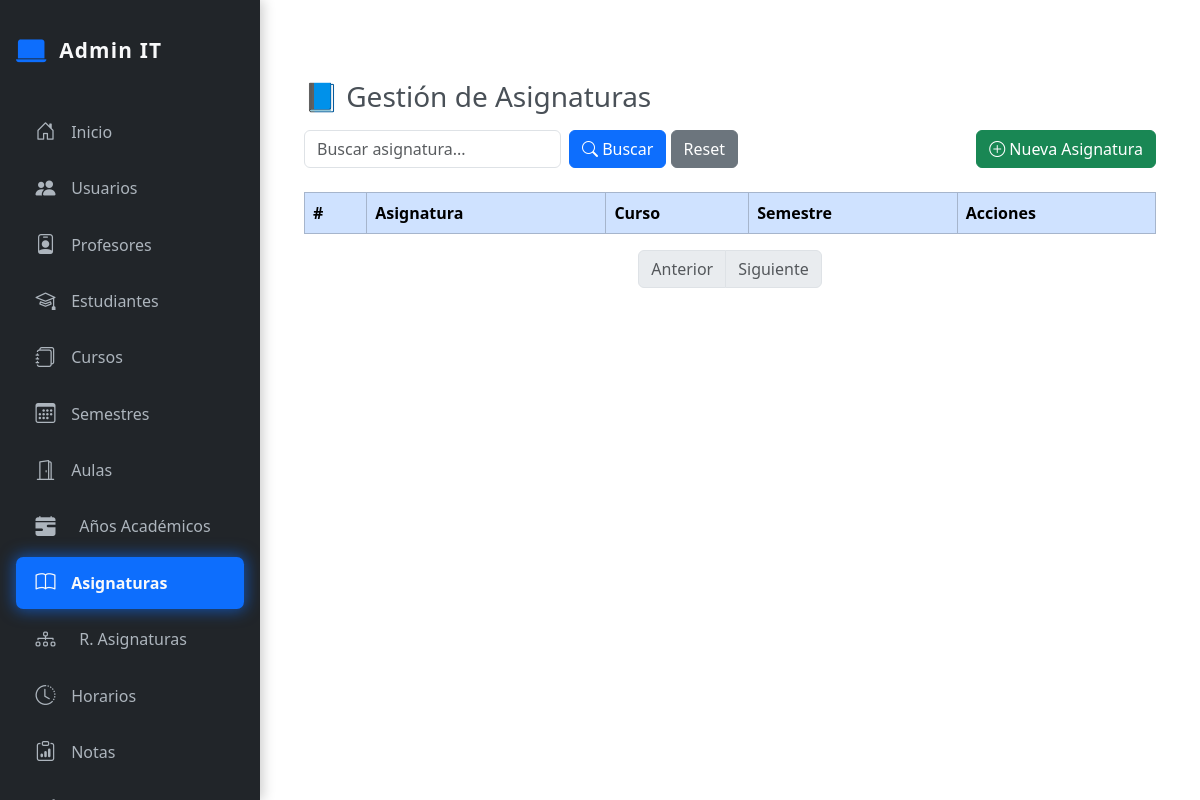
The app's page /admin/asignaturas.php, older data.
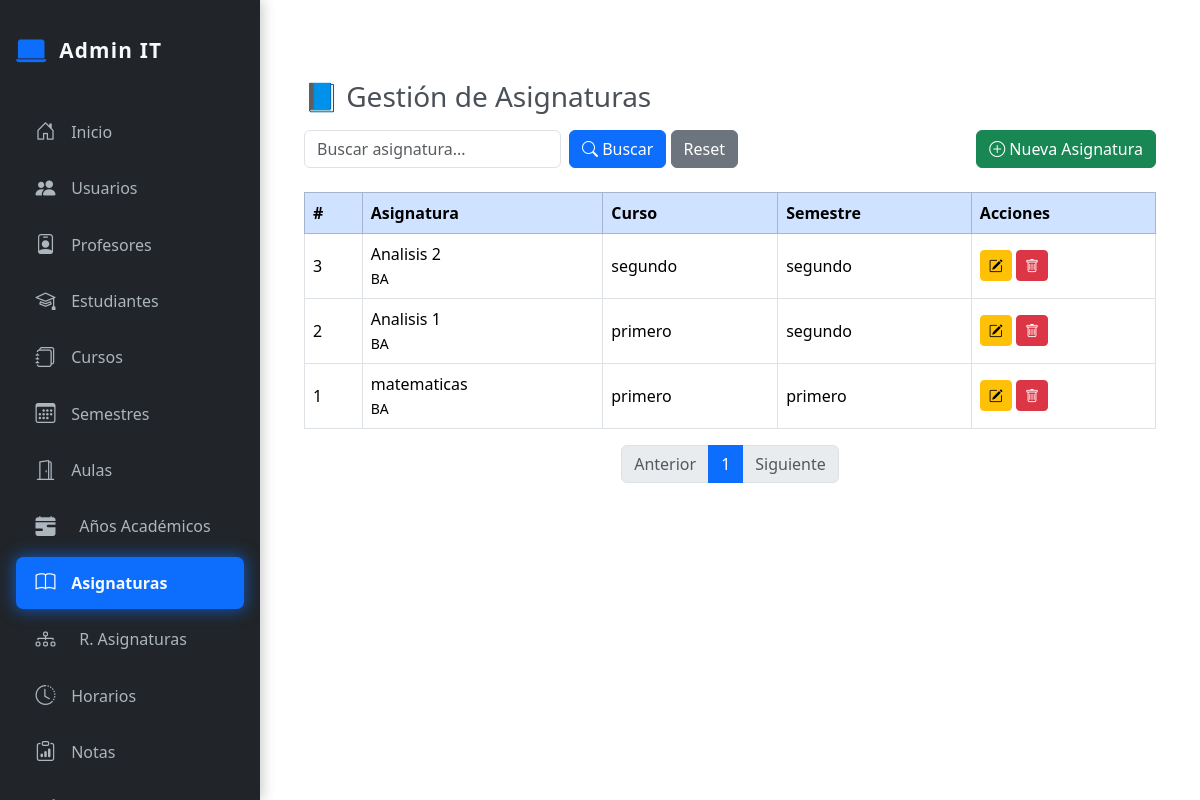
The same page, newer data.
### tables this page shows
CREATE TABLE `asignaturas` (
  `id_asignatura` int(11) NOT NULL,
  `nombre` varchar(100) NOT NULL,
  `descripcion` text DEFAULT NULL,
  `codigo` varchar(20) DEFAULT NULL,
  `curso_id` int(11) NOT NULL,
  `semestre_id` int(11) NOT NULL
);

CREATE TABLE `cursos` (
  `id_curso` int(11) NOT NULL,
  `nombre` varchar(100) NOT NULL,
  `turno` enum('tarde','noche') NOT NULL,
  `grupo` int(11) NOT NULL DEFAULT 1,
  `descripcion` text DEFAULT NULL
);

CREATE TABLE `semestres` (
  `id_semestre` int(11) NOT NULL,
  `nombre` varchar(50) NOT NULL,
  `curso_id` int(11) NOT NULL
);

### admin/asignaturas.php (the view, shortened to what this page needs)
<?php include_once('header.php'); ?>
<?php require_once '../includes/conexion.php';
$asignaturas = $pdo->query("
  SELECT a.*, c.nombre AS curso, s.nombre AS semestre
  FROM asignaturas a
  LEFT JOIN cursos c ON a.curso_id = c.id_curso
  LEFT JOIN semestres s ON a.semestre_id = s.id_semestre
  ORDER BY a.id_asignatura DESC
")->fetchAll(PDO::FETCH_ASSOC);
$porPagina = 8;
$pagina = isset($_GET['pagina']) ? max(1, intval($_GET['pagina'])) : 1;
$buscar = isset($_GET['buscar']) ? trim($_GET['buscar']) : '';
$offset = ($pagina - 1) * $porPagina;
$where = "";
$params = [];
$totalQuery = $pdo->prepare("SELECT COUNT(*) FROM asignaturas a
  LEFT JOIN cursos c ON a.curso_id = c.id_curso
  LEFT JOIN semestres s ON a.semestre_id = s.id_semestre $where");
$totalQuery->execute($params);
$total = $totalQuery->fetchColumn();
$totalPaginas = ceil($total / $porPagina);
$sql = "SELECT a.*, c.nombre AS curso, s.nombre AS semestre
  FROM asignaturas a
  LEFT JOIN cursos c ON a.curso_id = c.id_curso
  LEFT JOIN semestres s ON a.semestre_id = s.id_semestre
  $where
  ORDER BY a.id_asignatura DESC
  LIMIT $offset, $porPagina";
$stmt = $pdo->prepare($sql);
$stmt->execute($params);
$asignaturas = $stmt->fetchAll(PDO::FETCH_ASSOC);
?>
<div class="content" id="content" tabindex="-1">
  <div class="container py-5">
    <h3 class="mb-3">📘 Gestión de Asignaturas</h3>
    <form class="row mb-4 g-2 align-items-center" method="get">
      <div class="col-auto">
        <input type="text" name="buscar" class="form-control" placeholder="Buscar asignatura..."
          value="<?= htmlspecialchars($buscar) ?>">
      </div>
      <div class="col-auto">
        <button class="btn btn-primary"><i class="bi bi-search"></i> Buscar</button>
        <a href="?" class="btn btn-secondary">Reset</a>
      </div>
      <div class="col-auto ms-auto">
        <button class="btn btn-success" type="button" onclick="abrirModal()">
          <i class="bi bi-plus-circle"></i> Nueva Asignatura
        </button>
      </div>
    </form>
    <div class="table-responsive">
      <table class="table table-hover table-bordered align-middle">
        <thead class="table-primary">
          <tr>
            <th>#</th>
            <th>Asignatura</th>
            <th>Curso</th>
            <th>Semestre</th>
            <th>Acciones</th>
          </tr>
        </thead>
        <tbody>
          <?php foreach ($asignaturas as $a): ?>
            <tr>
              <td><?= $a['id_asignatura'] ?></td>
              <td><?= htmlspecialchars($a['nombre']) ?><br><small><?= $a['descripcion'] ?></small></td>
              <td><?= $a['curso'] ?></td>
              <td><?= $a['semestre'] ?></td>
              <td>
                <button class="btn btn-sm btn-warning" onclick="editarAsignatura(<?= $a['id_asignatura'] ?>)">
                  <i class="bi bi-pencil-square"></i>
                </button>
                <button class="btn btn-sm btn-danger" onclick="eliminarAsignatura(<?= $a['id_asignatura'] ?>)">
                  <i class="bi bi-trash"></i>
                </button>
              </td>
            </tr>
          <?php endforeach; ?>
        </tbody>
      </table>
    </div>
    <nav aria-label="Paginación de asignaturas">
  <ul class="pagination justify-content-center">
    <li class="page-item <?= ($pagina <= 1) ? 'disabled' : '' ?>">
      <a class="page-link" href="?pagina=<?= $pagina - 1 ?>&buscar=<?= urlencode($buscar) ?>">Anterior</a>
    </li>
    <?php for ($i = 1; $i <= $totalPaginas; $i++): ?>
      <li class="page-item <?= ($pagina === $i) ? 'active' : '' ?>">
        <a class="page-link" href="?pagina=<?= $i ?>&buscar=<?= urlencode($buscar) ?>"><?= $i ?></a>
      </li>
    <?php endfor; ?>
    <li class="page-item <?= ($pagina >= $totalPaginas) ? 'disabled' : '' ?>">
      <a class="page-link" href="?pagina=<?= $pagina + 1 ?>&buscar=<?= urlencode($buscar) ?>">Siguiente</a>
    </li>
  </ul>
</nav>
  </div>
</div>
<?php include_once('footer.php'); ?>

### admin/header.php (shortened to what this page needs)
<!DOCTYPE html>
<html lang="es">
<head>
  <link href="css/bootstrap.min.css" rel="stylesheet" />
  <link href="https://cdn.jsdelivr.net/npm/bootstrap-icons@1.10.5/font/bootstrap-icons.css" rel="stylesheet" />
</head>
<body>
<div class="sidebar d-flex flex-column" id="sidebar" aria-label="Menú principal">
  <div class="sidebar-header">
    <i class="bi bi-laptop-fill"></i>
    <h5>Admin IT</h5>
  </div>
  <nav role="navigation" class="flex-grow-1 d-flex flex-column gap-1">
    <a href="index.php" aria-current="page"><i class="bi bi-house-door"></i>Inicio</a>
    <a href="usuarios.php"><i class="bi bi-people-fill"></i>Usuarios</a>
    <a href="profesores.php"><i class="bi bi-person-badge"></i>Profesores</a>
    <a href="estudiantes.php"><i class="bi bi-mortarboard"></i>Estudiantes</a>
    <a href="cursos.php"><i class="bi bi-journals"></i>Cursos</a>
    <a href="semestres.php"><i class="bi bi-calendar3"></i>Semestres</a>
    <a href="aulas.php"><i class="bi bi-door-open"></i>Aulas</a>
    <a class="nav-link" href="../admin/anios_academicos.php">
    <i class="bi bi-calendar-range-fill me-2"></i> Años Académicos
  </a>
    <a href="asignaturas.php"><i class="bi bi-book"></i>Asignaturas</a>
    <a href="asignatura_requisitos.php" class="list-group-item list-group-item-action d-flex align-items-center">
  <i class="bi bi-diagram-3 me-2"></i> R. Asignaturas
</a>
    <a href="horarios.php"><i class="bi bi-clock-history"></i>Horarios</a>
    <a href="notas.php"><i class="bi bi-clipboard-data"></i>Notas</a>
    <a href="publicaciones.php"><i class="bi bi-megaphone"></i>Publicaciones</a>
  </nav>
</div>

### admin/footer.php (shortened to what this page needs)
</body>
</html>

### admin/header.php (style rules this page uses)
body { background-color: #f8f9fa; font-family: 'Segoe UI', Tahoma, Geneva, Verdana, sans-serif; overflow-x: hidden; color: #495057; }
.sidebar { position: fixed; top: 0; bottom: 0; left: 0; width: 260px; background-color: #212529; color: #adb5bd; display: flex; flex-direction: column; padding: 1.75rem 1rem; box-shadow: 3px 0 12px rgba(0, 0, 0, 0.2); z-index: 100; transition: transform 0.3s ease-in-out; overflow-y: auto; }
.sidebar-header { display: flex; align-items: center; gap: 0.8rem; margin-bottom: 2rem; color: #f8f9fa; user-select: none; }
.sidebar-header i { font-size: 1.9rem; color: #0d6efd; }
.sidebar-header h5 { font-weight: 700; font-size: 1.3rem; letter-spacing: 1.2px; margin: 0; }
.sidebar nav a { display: flex; align-items: center; gap: 0.85rem; color: #adb5bd; padding: 0.7rem 1.1rem; border-radius: 0.45rem; font-weight: 500; font-size: 1rem; transition: background-color 0.3s ease, color 0.3s ease, box-shadow 0.3s ease; text-decoration: none; user-select: none; white-space: nowrap; }
.sidebar nav a i { font-size: 1.25rem; min-width: 24px; text-align: center; color: #adb5bd; transition: color 0.3s ease; }
.sidebar nav a.active { background-color: #0d6efd; color: #f8f9fa; font-weight: 700; box-shadow: 0 0 15px 2px rgba(13, 110, 253, 0.6); }
.sidebar nav a.active i { color: #f8f9fa; }
.content { margin-left: 260px; padding: 2rem; transition: margin-left 0.3s ease; min-height: 100vh; background-color: #fff; }

Row changes from the older to the newer data that the page shows:
added asignaturas: id_asignatura "3", nombre "Analisis 2", descripcion "BA", curso.nombre "segundo", semestre.nombre "segundo"
added asignaturas: id_asignatura "2", nombre "Analisis 1", descripcion "BA", curso.nombre "primero", semestre.nombre "segundo"
added asignaturas: id_asignatura "1", nombre "matematicas", descripcion "BA", curso.nombre "primero", semestre.nombre "primero"
Text that changed along with them:
new list line: "1"
